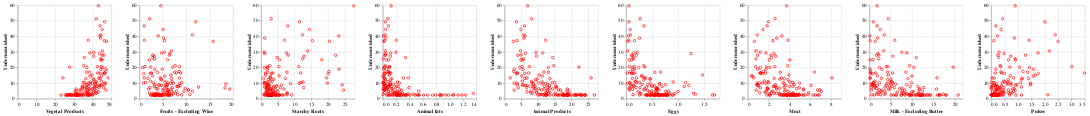

Here is the notebook cell this chart was saved with:
### Markdown cell above
Observation: The variables that are highly correlated with 'Undernourished' are Vegetable products, Vegetables, Starchy Roots, Pulses, Milk-excluding butter, Meat, Eggs, Cereals, Animal Products, Animal Fats

### Code cell
corr_df = df.drop(['Country','Active','Obesity', 'Confirmed', 'Deaths',
       'Recovered', 'Population'],axis=1)
alt.Chart(corr_df).mark_point().encode(
    alt.X(alt.repeat("column"), type='quantitative'),
    alt.Y(alt.repeat("row"), type='quantitative'),
    color=alt.value('red')
).properties(
    width=200,
    height=200
).repeat(
    row=['Undernourished'],
    column=['Vegetal Products','Fruits - Excluding Wine','Starchy Roots', 'Animal fats', 'Animal Products',
       'Eggs', 'Meat',
       'Milk - Excluding Butter',
       'Pulses']
)

### Figure 1 — Vega-Lite specification as saved in the notebook (floating-point values rounded to 4 significant figures; data arrays with more than 128 entries replaced by an {"elided": "..."} marker saying what was removed)
{"config": {"view": {"continuousWidth": 400, "continuousHeight": 300}}, "repeat": {"column": ["Vegetal Products", "Fruits - Excluding Wine", "Starchy Roots", "Animal fats", "Animal Products", "Eggs", "Meat", "Milk - Excluding Butter", "Pulses"], "row": ["Undernourished"]}, "spec": {"data": {"name": "data-6c1b9d0372f80615eb1e43b22b94fdc6"}, "mark": "point", "encoding": {"color": {"value": "red"}, "x": {"type": "quantitative", "field": {"repeat": "column"}}, "y": {"type": "quantitative", "field": {"repeat": "row"}}}, "height": 200, "width": 200}, "$schema": "https://vega.github.io/schema/vega-lite/v4.8.1.json", "datasets": {"data-6c1b9d0372f80615eb1e43b22b94fdc6": {"elided": "154 records"}}}
